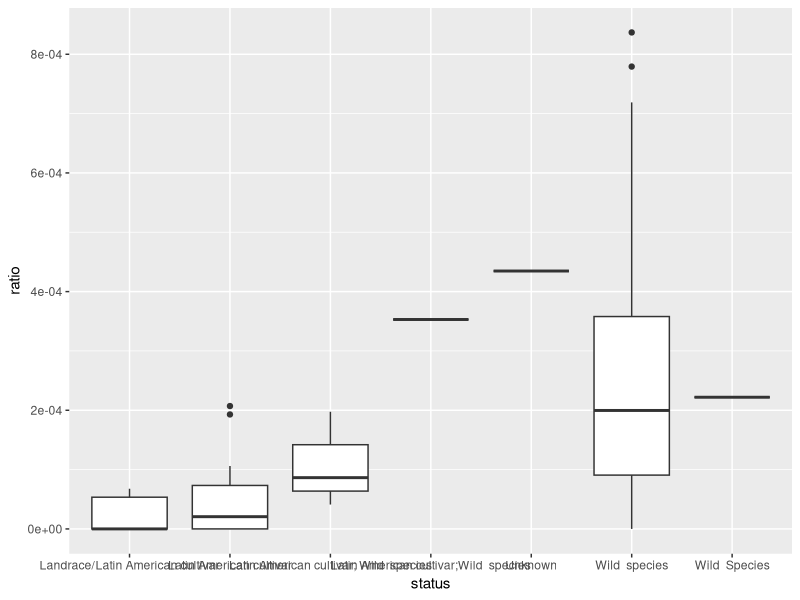

R code for this plot:
## ---- chunk 1
library(tidyverse)
## ---- chunk 2
# read tab-separated data with header
data <- read.csv2(file='h.tsv', header=T, sep = "\t")

# several columns are factors
data$botanical_variety <- factor(data$botanical_variety)
data$status <- factor(data$status)
data$country <- factor(data$country)

## ---- chunk 3
data$ratio <- data$het / data$hom
## ---- chunk 4
ggplot(data = data, mapping = aes(x = status, y = ratio)) + geom_boxplot()
